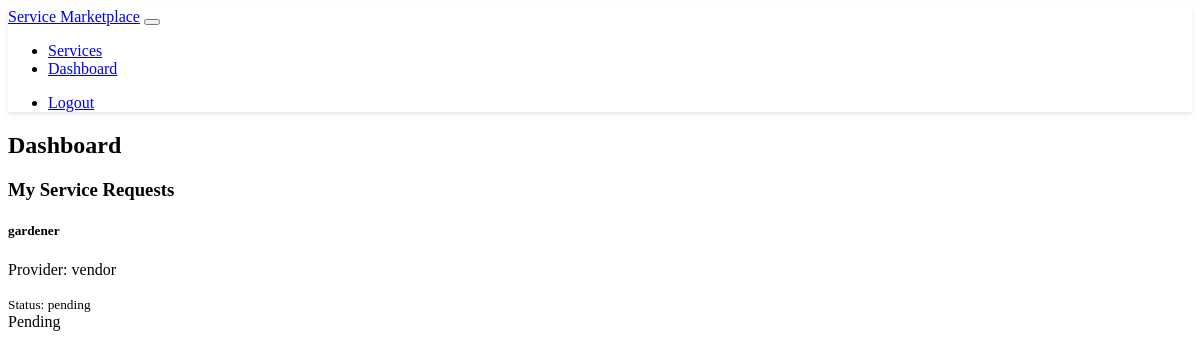
Page /dashboard (signed in) on the earlier database version.
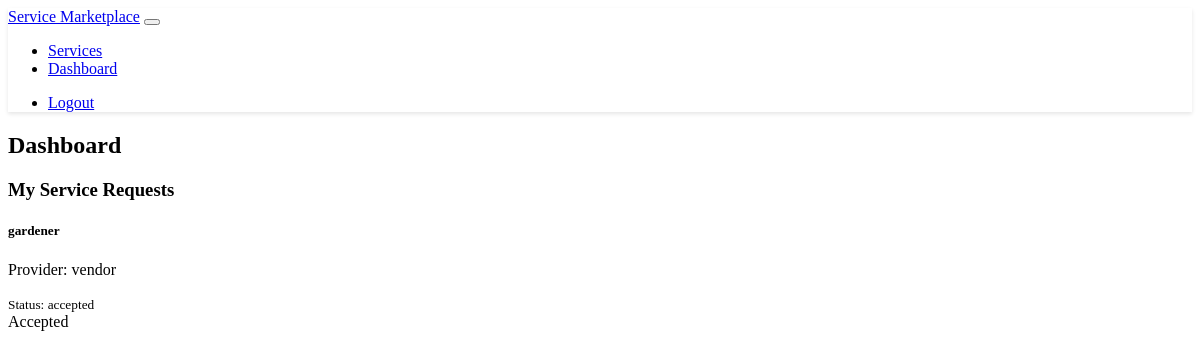
Same page on the later database version.
### models.py (models this page shows, shortened)
class ServiceRequest(db.Model):
    id = db.Column(db.Integer, primary_key=True)
    service_id = db.Column(db.Integer, db.ForeignKey('service.id'), nullable=False)
    client_id = db.Column(db.Integer, db.ForeignKey('user.id'), nullable=False)
    status = db.Column(db.String(20), default='pending')  # pending, accepted, declined, completed
    created_at = db.Column(db.DateTime, default=datetime.utcnow)
    client = db.relationship('User', backref='requested_services', lazy=True, foreign_keys=[client_id])

class Service(db.Model):
    id = db.Column(db.Integer, primary_key=True)
    title = db.Column(db.String(100), nullable=False)
    description = db.Column(db.Text, nullable=False)
    rate = db.Column(db.Float, nullable=False)
    provider_id = db.Column(db.Integer, db.ForeignKey('user.id'), nullable=False)
    created_at = db.Column(db.DateTime, default=datetime.utcnow)
    requests = db.relationship('ServiceRequest', backref='service', lazy=True)

class User(UserMixin, db.Model):
    id = db.Column(db.Integer, primary_key=True)
    username = db.Column(db.String(64), unique=True, nullable=False)
    email = db.Column(db.String(120), unique=True, nullable=False)
    password_hash = db.Column(db.String(256))
    is_provider = db.Column(db.Boolean, default=False)
    latitude = db.Column(db.Float)
    longitude = db.Column(db.Float)
    services = db.relationship('Service', backref='provider', lazy=True)

### routes.py (the view)
@app.route('/dashboard')
@login_required
def dashboard():
    if current_user.is_provider:
        services = Service.query.filter_by(provider_id=current_user.id).all()
        requests = ServiceRequest.query.filter(
            ServiceRequest.service_id.in_([s.id for s in services])
        ).all()
    else:
        requests = ServiceRequest.query.filter_by(client_id=current_user.id).all()
        services = []
    return render_template('dashboard.html', services=services, requests=requests)

### models.py (called while the page is built)
@login_manager.user_loader
def load_user(id):
    return User.query.get(int(id))

### templates/dashboard.html
{% extends "base.html" %}
{% block content %}
<div class="container">
    <div class="row mb-4">
        <div class="col">
            <h2>Dashboard</h2>
        </div>
    </div>
    {% if current_user.is_provider %}
    <div class="row mb-4">
        <div class="col">
            <div class="d-flex justify-content-between align-items-center mb-3">
                <h3>My Services</h3>
                <a href="{{ url_for('add_service') }}" class="btn btn-primary">Add New Service</a>
            </div>
            {% if services %}
            <div class="list-group">
                {% for service in services %}
                <div class="list-group-item">
                    <div class="d-flex w-100 justify-content-between align-items-center">
                        <div>
                            <h5 class="mb-1">{{ service.title }}</h5>
                            <p class="mb-1">{{ service.description }}</p>
                            <small class="text-muted">Rate: ${{ "%.2f"|format(service.rate) }}/hr</small>
                        </div>
                        <div class="btn-group" role="group">
                            <a href="{{ url_for('edit_service', service_id=service.id) }}"
                               class="btn btn-outline-primary btn-sm">Edit</a>
                            <form action="{{ url_for('delete_service', service_id=service.id) }}"
                                  method="POST" class="d-inline"
                                  onsubmit="return confirm('Are you sure you want to delete this service?');">
                                <button type="submit" class="btn btn-outline-danger btn-sm">Delete</button>
                            </form>
                        </div>
                    </div>
                </div>
                {% endfor %}
            </div>
            {% else %}
            <div class="alert alert-info">
                You haven't added any services yet. Click the "Add New Service" button to get started.
            </div>
            {% endif %}
        </div>
    </div>
    <div class="row">
        <div class="col">
            <h3>Service Requests</h3>
            {% if requests %}
            <div class="list-group">
                {% for request in requests %}
                <div class="list-group-item">
                    <div class="d-flex w-100 justify-content-between align-items-center">
                        <div>
                            <h5 class="mb-1">{{ request.service.title if request.service else 'Unknown Service' }}</h5>
                            <p class="mb-1">Requested by: {{ request.client.username if request.client else 'Unknown User' }}</p>
                            <small class="text-muted">Status: {{ request.status }}</small>
                        </div>
                        {% if request.status == 'pending' %}
                        <div class="btn-group" role="group">
                            <form action="{{ url_for('update_request_status', request_id=request.id, status='accepted') }}"
                                  method="POST" class="d-inline">
                                <button type="submit" class="btn btn-success btn-sm">Accept</button>
                            </form>
                            <form action="{{ url_for('update_request_status', request_id=request.id, status='declined') }}"
                                  method="POST" class="d-inline">
                                <button type="submit" class="btn btn-danger btn-sm">Decline</button>
                            </form>
                        </div>
                        {% endif %}
                    </div>
                </div>
                {% endfor %}
            </div>
            {% else %}
            <div class="alert alert-info">No service requests at the moment.</div>
            {% endif %}
        </div>
    </div>
    {% else %}
    <div class="row">
        <div class="col">
            <h3>My Service Requests</h3>
            {% if requests %}
            <div class="list-group">
                {% for request in requests %}
                <div class="list-group-item">
                    <div class="d-flex w-100 justify-content-between align-items-center">
                        <div>
                            <h5 class="mb-1">{{ request.service.title if request.service else 'Unknown Service' }}</h5>
                            <p class="mb-1">Provider: {{ request.service.provider.username if request.service and request.service.provider else 'Unknown Provider' }}</p>
                            <small class="text-muted">Status: {{ request.status }}</small>
                        </div>
                        {% if request.status == 'accepted' %}
                        <span class="badge bg-success">Accepted</span>
                        {% elif request.status == 'declined' %}
                        <span class="badge bg-danger">Declined</span>
                        {% else %}
                        <span class="badge bg-warning">Pending</span>
                        {% endif %}
                    </div>
                </div>
                {% endfor %}
            </div>
            {% else %}
            <div class="alert alert-info">You haven't made any service requests yet.</div>
            {% endif %}
        </div>
    </div>
    {% endif %}
</div>
{% endblock %}

### templates/base.html (shortened to what this page needs)
<!DOCTYPE html>
<html lang="en" data-bs-theme="dark">
<head>
    <link rel="stylesheet" href="https://cdn.replit.com/agent/bootstrap-agent-dark-theme.min.css">
    <link rel="stylesheet" href="https://unpkg.com/leaflet@1.7.1/dist/leaflet.css">
    <link rel="stylesheet" href="{{ url_for('static', filename='css/custom.css') }}">
</head>
<body>
    <nav class="navbar navbar-expand-lg navbar-dark bg-dark mb-4">
        <div class="container">
            <a class="navbar-brand" href="{{ url_for('index') }}">Service Marketplace</a>
            <button class="navbar-toggler" type="button" data-bs-toggle="collapse" data-bs-target="#navbarNav">
            </button>
            <div class="collapse navbar-collapse" id="navbarNav">
                <ul class="navbar-nav me-auto">
                    <li class="nav-item">
                        <a class="nav-link" href="{{ url_for('service_list') }}">Services</a>
                    </li>
                    {% if current_user.is_authenticated %}
                    <li class="nav-item">
                        <a class="nav-link" href="{{ url_for('dashboard') }}">Dashboard</a>
                    </li>
                    {% endif %}
                </ul>
                <ul class="navbar-nav">
                    {% if current_user.is_authenticated %}
                    <li class="nav-item">
                        <a class="nav-link" href="{{ url_for('logout') }}">Logout</a>
                    </li>
                    {% endif %}
                </ul>
            </div>
        </div>
    </nav>
    <div class="container">
        {% block content %}{% endblock %}
    </div>
</body>
</html>

### static/css/custom.css (style rules this page uses)
.navbar { box-shadow: 0 2px 4px rgba(0, 0, 0, 0.1); }
.list-group-item { background-color: var(--bs-dark); border-color: var(--bs-border-color); }

Differences in the rows shown:
changed ServiceRequest "vendor": status "pending" → "accepted"; status "Pending" → "Accepted"
